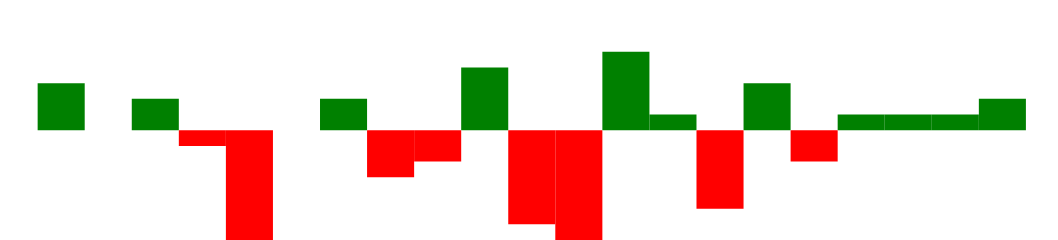

Express this chart as Vega-Lite.
### Vega specification from a JSON file in a GitHub repository (floating-point values rounded to 4 significant figures)
{"$schema": "https://vega.github.io/schema/vega/v5.json", "width": 225, "height": 40, "padding": 0, "data": [{"name": "table", "values": [{"game": "g1", "diff": 3}, {"game": "g2", "diff": 0}, {"game": "g3", "diff": 2}, {"game": "g4", "diff": -1}, {"game": "g5", "diff": -7}, {"game": "g6", "diff": 0}, {"game": "g7", "diff": 2}, {"game": "g8", "diff": -3}, {"game": "g9", "diff": -2}, {"game": "g10", "diff": 4}, {"game": "g11", "diff": -6}, {"game": "g12", "diff": -7}, {"game": "g13", "diff": 5}, {"game": "g14", "diff": 1}, {"game": "g15", "diff": -5}, {"game": "g16", "diff": 3}, {"game": "g17", "diff": -2}, {"game": "g18", "diff": 1}, {"game": "g19", "diff": 1}, {"game": "g20", "diff": 1}, {"game": "g21", "diff": 2}]}], "signals": [{"name": "tooltip", "value": {}, "on": [{"events": "rect:mouseover", "update": "datum"}, {"events": "rect:mouseout", "update": "{}"}]}], "scales": [{"name": "xscale", "type": "band", "domain": {"data": "table", "field": "game"}, "range": "width", "padding": 0.05, "round": true}, {"name": "yscale", "domain": {"data": "table", "field": "diff"}, "nice": true, "range": "height"}], "axes": [{"orient": "bottom", "scale": "xscale", "labels": false, "ticks": false}, {"orient": "right", "scale": "yscale", "labels": false, "ticks": false}], "marks": [{"type": "rect", "from": {"data": "table"}, "encode": {"enter": {"x": {"scale": "xscale", "field": "game"}, "width": {"scale": "xscale", "band": 1}, "y": {"scale": "yscale", "field": "diff"}, "y2": {"scale": "yscale", "value": 0}, "fill": [{"test": "datum.diff > 0", "value": "green"}, {"value": "red"}]}, "update": {"fill": [{"test": "datum.diff > 0", "value": "green"}, {"value": "red"}]}, "hover": {"fill": {"value": "black"}}}}, {"type": "text", "encode": {"enter": {"align": {"value": "center"}, "baseline": {"value": "bottom"}, "fill": {"value": "#333"}}, "update": {"x": {"scale": "xscale", "signal": "tooltip.game", "band": 0.5}, "y": {"scale": "yscale", "signal": "tooltip.diff", "offset": 0.05}, "text": {"signal": "tooltip.diff"}, "fillOpacity": [{"test": "datum === tooltip", "value": 0}, {"value": 1}]}}}], "config": {}}
